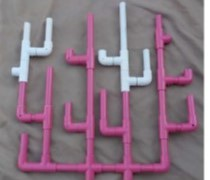
#> input picture a fail of feature matching/coral1.jpg, 210 x 180 px
$ python homographyMatchFAIL.py
#> lines starting #> are read from the running program, lines starting #| are printed output that depends on the picture; long printed decimals are rounded
import cv2
import numpy as np
import matplotlib.pyplot as plt

if __name__ == '__main__' :


    img1 = cv2.imread('coral1.jpg',0)
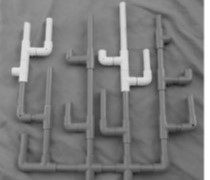
#> img1: shape (180, 210); min 31, max 255, mean 123.5
    img2 = cv2.imread('coral2.jpg',0)
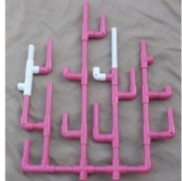
#> input picture a fail of feature matching/coral2.jpg, 182 x 181 px
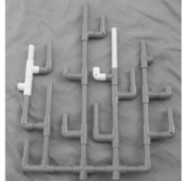
#> img2: shape (181, 182); min 45, max 255, mean 142.4

    orb = cv2.ORB_create()

    kp1, des1 = orb.detectAndCompute(img1,None)
#> kp1 = 170 keypoints; strongest (x, y, size): (127, 77, 77.1), (130, 86, 31), (131, 86, 37.2), (124, 87, 64.3)
    kp2, des2 = orb.detectAndCompute(img2,None)
#> kp2 = 141 keypoints; strongest (x, y, size): (34, 74, 31), (97, 77, 64.3), (102, 75, 44.6), (102, 76, 53.6)

    bf = cv2.BFMatcher(cv2.NORM_HAMMING, crossCheck=True)

    matches = bf.match(des1,des2)
#> matches = 63 matches
    matches = sorted(matches, key = lambda x:x.distance)

# Initialize lists
    list_kp1 = []
    list_kp2 = []

# For each match...
    for mat in matches:

    # Get the matching keypoints for each of the images
        img1_idx = mat.queryIdx
        img2_idx = mat.trainIdx

    # x - columns
    # y - rows
    # Get the coordinates
        (x1,y1) = kp1[img1_idx].pt
        (x2,y2) = kp2[img2_idx].pt

    # Append to each list
        list_kp1.append((x1, y1))
        list_kp2.append((x2, y2))
#> this loop made 63 passes
#> (img1_idx, img2_idx, x1, y1, x2, y2) on passes 1 to 12: (134, 93, 108, 125.3, 99.6, 133.2), (46, 50, 41, 120, 42, 128), (92, 48, 70.8, 104.4, 68, 115), (76, 81, 91.2, 64.8, 85.2, 80.4), (98, 56, 121.2, 124.8, 111, 133), (135, 92, 121, 125.3, 110.4, 132), (129, 87, 72, 105.1, 68.4, 115.2), (19, 27, 99, 59, 93, 75), (102, 43, 169.2, 133.2, 150, 99), (41, 46, 99, 93, 92, 105), (70, 23, 96, 56.4, 89, 72), (94, 49, 42, 111.6, 43, 121)
#> after the loop, list_kp1 = 63 pairs, first value 40.8 to 171, second value 38 to 133.2; list_kp2 = 63 pairs, first value 33 to 150, second value 34 to 142

#these two lists will contain all the coordinates of the feature points
    list_kp1 = [kp1[mat.queryIdx].pt for mat in matches]
    list_kp2 = [kp2[mat.trainIdx].pt for mat in matches]

#test print
    for p in list_kp1: print (p)
#> this loop made 63 passes
#> p on passes 1 to 12: (108, 125.3), (41, 120), (70.8, 104.4), (91.2, 64.8), (121.2, 124.8), (121, 125.3), (72, 105.1), (99, 59), (169.2, 133.2), (99, 93), (96, 56.4), (42, 111.6)
#| (108.000, 125.280)
#| (41.0, 120.0)
#| (70.800, 104.400)
#| (91.200, 64.800)
#| (121.200, 124.800)
#| (120.960, 125.280)
#| (72.0, 105.120)
#| (99.0, 59.0)
#> (further printed lines are left out)


    # Read source image.
    im_src = cv2.imread('coral2.jpg')
#> im_src is the input picture: shape (181, 182, 3); mean B, G, R 147.1, 134.5, 156.2
    # Four corners of the book in source image
    pts_src =np.array([list_kp2[0],list_kp2[1],list_kp2[2],list_kp2[3]])
#> pts_src = [[99.6, 133.2], [42, 128], [68, 115], [85.2, 80.4]]


    # Read destination image.
    im_dst = cv2.imread('coral1.jpg')
#> im_dst is the input picture: shape (180, 210, 3); mean B, G, R 129, 116, 136.1
    # Four corners of the book in destination image.
    pts_dst = np.array([list_kp1[0], list_kp1[1], list_kp1[2],list_kp1[3]])
#> pts_dst = [[108, 125.3], [41, 120], [70.8, 104.4], [91.2, 64.8]]

    # Calculate Homography
    h, status = cv2.findHomography(pts_src, pts_dst)
#> h = [[0.921, -0.0862, 7.73], [-0.106, 0.895, -6.57], [-0.000761, -0.000826, 1]]; status = [1, 1, 1, 1]

    # Warp source image to destination based on homography
    im_out = cv2.warpPerspective(im_src, h, (im_dst.shape[1],im_dst.shape[0]))
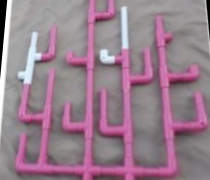
#> im_out: shape (180, 210, 3); mean B, G, R 141, 126, 152

    # Display images
    cv2.imshow("Source Image", im_src)
    cv2.imshow("Destination Image", im_dst)
    cv2.imshow("Warped Source Image", im_out)

    cv2.waitKey(0)
